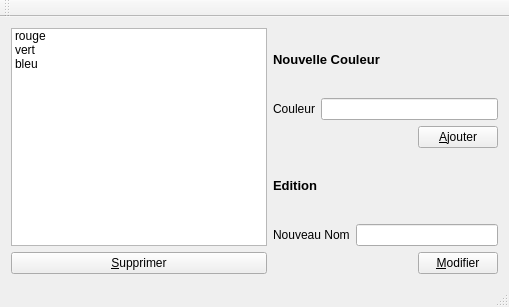
<?xml version="1.0" encoding="UTF-8"?>
<ui version="4.0">
 <class>MainWindow</class>
 <widget class="QMainWindow" name="MainWindow">
  <property name="geometry">
   <rect>
    <x>0</x>
    <y>0</y>
    <width>509</width>
    <height>307</height>
   </rect>
  </property>
  <property name="windowTitle">
   <string>MainWindow</string>
  </property>
  <widget class="QWidget" name="centralWidget">
   <layout class="QHBoxLayout" name="horizontalLayout_6">
    <item>
     <layout class="QVBoxLayout" name="verticalLayout_2">
      <item>
       <widget class="QListWidget" name="listWidgetCouleur">
        <item>
         <property name="text">
          <string>rouge</string>
         </property>
        </item>
        <item>
         <property name="text">
          <string>vert</string>
         </property>
        </item>
        <item>
         <property name="text">
          <string>bleu</string>
         </property>
        </item>
       </widget>
      </item>
      <item>
       <layout class="QHBoxLayout" name="horizontalLayout_3">
        <item>
         <widget class="QPushButton" name="pushButton_2">
          <property name="text">
           <string>&amp;Supprimer</string>
          </property>
         </widget>
        </item>
       </layout>
      </item>
     </layout>
    </item>
    <item>
     <layout class="QVBoxLayout" name="verticalLayout">
      <item>
       <widget class="QLabel" name="label_2">
        <property name="text">
         <string>&lt;!DOCTYPE HTML PUBLIC &quot;-//W3C//DTD HTML 4.0//EN&quot; &quot;http://www.w3.org/TR/REC-html40/strict.dtd&quot;&gt;
&lt;html&gt;&lt;head&gt;&lt;meta name=&quot;qrichtext&quot; content=&quot;1&quot; /&gt;&lt;style type=&quot;text/css&quot;&gt;
p, li { white-space: pre-wrap; }
&lt;/style&gt;&lt;/head&gt;&lt;body style=&quot; font-family:'Sans'; font-size:10pt; font-weight:400; font-style:normal;&quot;&gt;
&lt;p style=&quot; margin-top:0px; margin-bottom:0px; margin-left:0px; margin-right:0px; -qt-block-indent:0; text-indent:0px;&quot;&gt;&lt;span style=&quot; font-weight:600;&quot;&gt;Nouvelle Couleur&lt;/span&gt;&lt;/p&gt;&lt;/body&gt;&lt;/html&gt;</string>
        </property>
       </widget>
      </item>
      <item>
       <layout class="QHBoxLayout" name="horizontalLayout">
        <item>
         <widget class="QLabel" name="label">
          <property name="text">
           <string>Couleur</string>
          </property>
         </widget>
        </item>
        <item>
         <widget class="QLineEdit" name="lineEditNewColor"/>
        </item>
       </layout>
      </item>
      <item>
       <layout class="QHBoxLayout" name="horizontalLayout_2">
        <item>
         <spacer name="horizontalSpacer">
          <property name="orientation">
           <enum>Qt::Horizontal</enum>
          </property>
          <property name="sizeHint" stdset="0">
           <size>
            <width>40</width>
            <height>20</height>
           </size>
          </property>
         </spacer>
        </item>
        <item>
         <widget class="QPushButton" name="pushButton">
          <property name="text">
           <string>&amp;Ajouter</string>
          </property>
         </widget>
        </item>
       </layout>
      </item>
      <item>
       <widget class="QLabel" name="label_3">
        <property name="text">
         <string>&lt;!DOCTYPE HTML PUBLIC &quot;-//W3C//DTD HTML 4.0//EN&quot; &quot;http://www.w3.org/TR/REC-html40/strict.dtd&quot;&gt;
&lt;html&gt;&lt;head&gt;&lt;meta name=&quot;qrichtext&quot; content=&quot;1&quot; /&gt;&lt;style type=&quot;text/css&quot;&gt;
p, li { white-space: pre-wrap; }
&lt;/style&gt;&lt;/head&gt;&lt;body style=&quot; font-family:'Sans'; font-size:10pt; font-weight:400; font-style:normal;&quot;&gt;
&lt;p style=&quot; margin-top:0px; margin-bottom:0px; margin-left:0px; margin-right:0px; -qt-block-indent:0; text-indent:0px;&quot;&gt;&lt;span style=&quot; font-weight:600;&quot;&gt;Edition&lt;/span&gt;&lt;/p&gt;&lt;/body&gt;&lt;/html&gt;</string>
        </property>
       </widget>
      </item>
      <item>
       <layout class="QHBoxLayout" name="horizontalLayout_4">
        <item>
         <widget class="QLabel" name="label_4">
          <property name="text">
           <string>Nouveau Nom</string>
          </property>
         </widget>
        </item>
        <item>
         <widget class="QLineEdit" name="lineEditNewName"/>
        </item>
       </layout>
      </item>
      <item>
       <layout class="QHBoxLayout" name="horizontalLayout_5">
        <item>
         <spacer name="horizontalSpacer_3">
          <property name="orientation">
           <enum>Qt::Horizontal</enum>
          </property>
          <property name="sizeHint" stdset="0">
           <size>
            <width>40</width>
            <height>20</height>
           </size>
          </property>
         </spacer>
        </item>
        <item>
         <widget class="QPushButton" name="pushButton_3">
          <property name="text">
           <string>&amp;Modifier</string>
          </property>
         </widget>
        </item>
       </layout>
      </item>
     </layout>
    </item>
   </layout>
  </widget>
  <widget class="QMenuBar" name="menuBar">
   <property name="geometry">
    <rect>
     <x>0</x>
     <y>0</y>
     <width>509</width>
     <height>25</height>
    </rect>
   </property>
  </widget>
  <widget class="QToolBar" name="mainToolBar">
   <attribute name="toolBarArea">
    <enum>TopToolBarArea</enum>
   </attribute>
   <attribute name="toolBarBreak">
    <bool>false</bool>
   </attribute>
  </widget>
  <widget class="QStatusBar" name="statusBar"/>
 </widget>
 <layoutdefault spacing="6" margin="11"/>
 <resources/>
 <connections/>
</ui>
